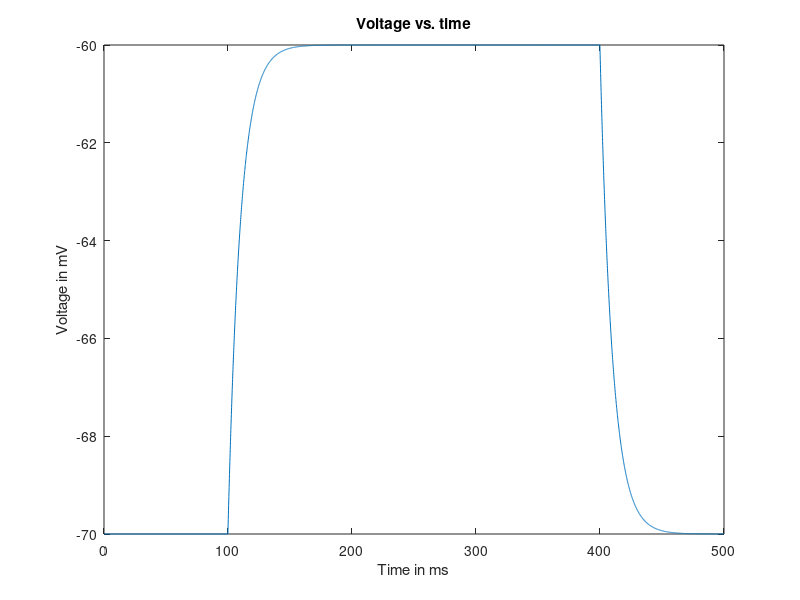

This figure's MATLAB source:
% Lab 2: Build an integrate-and-fire model neuron and observe its spiking  
%             for various levels of injected current 

clear
close all
clc

%DEFINE PARAMETERS 
dt = 0.1;               % time step [ms] 
t_end = 500;            % total time of run [ms] 
t_StimStart = 100;      % time to start injecting current [ms] 
t_StimEnd = 400;        % time to end injecting current [ms] 
E_L = -70;              % resting membrane potential [mV] 
V_th = -55;             % spike threshold [mV] 
V_reset = -75;          % value to reset voltage to after a spike [mV] 
V_spike = 20;           % value to draw a spike to, when cell spikes [mV] 
R_m = 10;               % membrane resistance [MOhm] 
tau = 10;               % membrane time constant [ms] 


%DEFINE INITIAL VALUES AND VECTORS TO HOLD RESULTS 
t_vect = 0:dt:t_end;    % will hold vector of times 
V_vect = zeros(1,length(t_vect));  %initialize the voltage vector (runs faster)

i = 1;   % index denoting which element of V is being assigned 
V_vect(i)=E_L;  %first element of V, i.e. value of V at t=0 
I_StimPulse = 1;    % [nA]
%INTEGRATE THE EQUATION tau*dV/dt = -V + E_L + I_e*R_m 
I_e_vect = zeros(1,length(t_vect));  %injected current [nA] 

for t=dt:dt:t_end   %loop through values of t in steps of dt ms    
    if (t < 100 || t > 400)
        I_e_vect(i) = 0;
    else
        I_e_vect(i) = I_StimPulse;
    end
    
    V_inf = E_L + I_e_vect(i)*R_m;          
    % value that V_vect is exponentially  
    % decaying towards at this time step 
    % next line does the integration update rule 
    V_vect(i+1) = V_inf + (V_vect(i) - V_inf)*exp(-dt/tau);   
    i = i + 1;                             
    % add 1 to index, corresponding to moving forward 1 time step 4 
end 

%MAKE PLOTS 
figure(1) 
plot(t_vect, V_vect);   
title('Voltage vs. time'); 
xlabel('Time in ms'); 
ylabel('Voltage in mV'); 